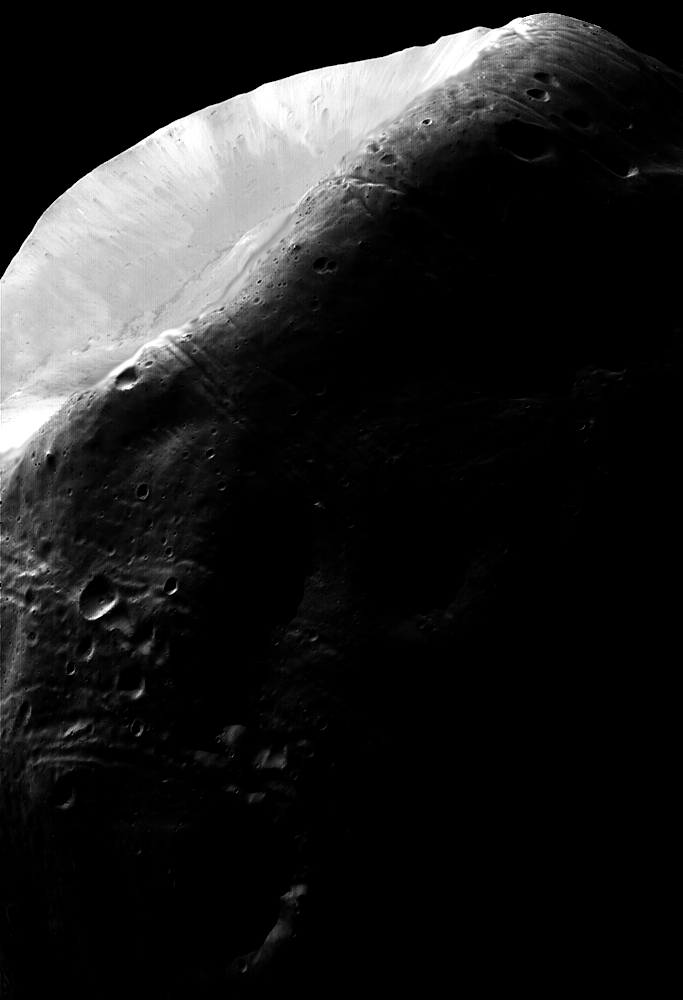
%> input picture DIPUM2E_International_Original_Book_Images/DIPUM2E_International_Original_Book_Images/DIPUM2E_International_Ed_CH02_Images/Fig0210(a).tif, 683 x 1000 px
$ octave e2_6.m   (GNU Octave 9; MATLAB toolbox functions it lacks are replaced by stand-ins)
%> lines starting %> are read from the running program, lines starting %| are printed output that depends on the picture
### dipum_toolbox_2.0.1/twomodegauss.m
function p = twomodegauss(m1, sig1, m2, sig2, A1, A2, k)
%TWOMODEGAUSS Generates a two-mode Gaussian function.
%   P = TWOMODEGAUSS(M1, SIG1, M2, SIG2, A1, A2, K) generates a
%   two-mode, Gaussian-like function in the interval [0, 1]. P is a
%   256-element vector normalized so that SUM(P) = 1. The mean and
%   standard deviation of the modes are (M1, SIG1) and (M2, SIG2),
%   respectively. A1 and A2 are the amplitude values of the two
%   modes. Since the output is normalized, only the relative values
%   of A1 and A2 are important. K is an offset value that raises the
%   "floor" of the function. A good set of values to try is M1 =
%   0.15, SIG1 = 0.05, M2 = 0.75, SIG2 = 0.05, A1 = 1, A2 = 0.07,
%   and K = 0.002.

%   Copyright 2002-2009 R. C. Gonzalez, R. E. Woods, and S. L. Eddins
%   From the book Digital Image Processing Using MATLAB, 2nd ed.,
%   Gatesmark Publishing, 2009.
%
%   Book web site: http://www.imageprocessingplace.com
%   Publisher web site: http://www.gatesmark.com/DIPUM2e.htm

c1 = A1 * (1 / ((2 * pi) ^ 0.5) * sig1);
k1 = 2 * (sig1 ^ 2);
c2 = A2 * (1 / ((2 * pi) ^ 0.5) * sig2);
k2 = 2 * (sig2 ^ 2);
z  = linspace(0, 1, 256);

p = k + c1 * exp(-((z - m1) .^ 2) ./ k1) + ...
    c2 * exp(-((z - m2) .^ 2) ./ k2);
p = p ./ sum(p(:));

### example/e2_6.m
clc,clear,close all;
f = imread('Fig0210(a).tif');
%> f is the input picture: size 1000x683 uint8; min 0, max 255, mean 31.7
f1 = histeq(f,256);
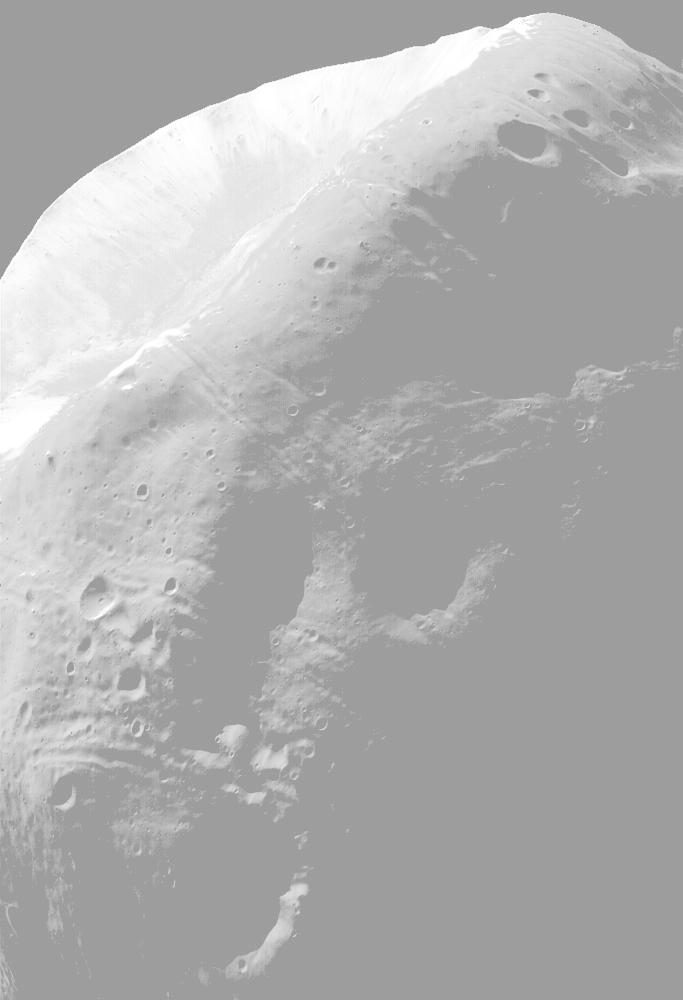
%> f1: size 1000x683 uint8; min 157, max 255, mean 176.1
figure
subplot(221),imshow(f,[]);
subplot(222),imhist(f),ylim('auto');
subplot(223),imshow(f1,[]);
subplot(224),imhist(f1),ylim('auto');
%> after `ylim('auto')`:
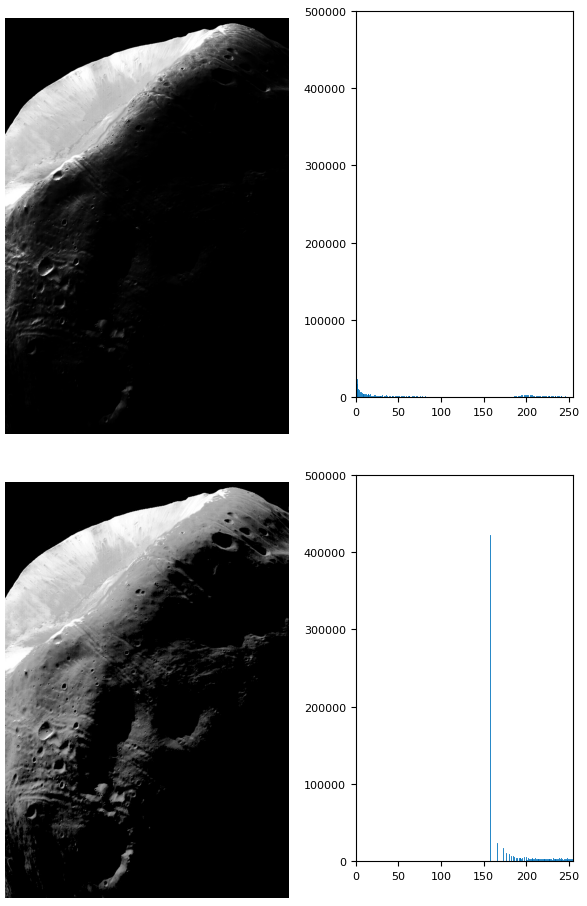
%> figure redrawn from the program's plot data, 4 panels
p = twomodegauss(0.15,0.05,0.75,0.05,1,0.07,0.002);
figure
subplot(221),plot(p),xlim([0 255]);
g = histeq(f, p);
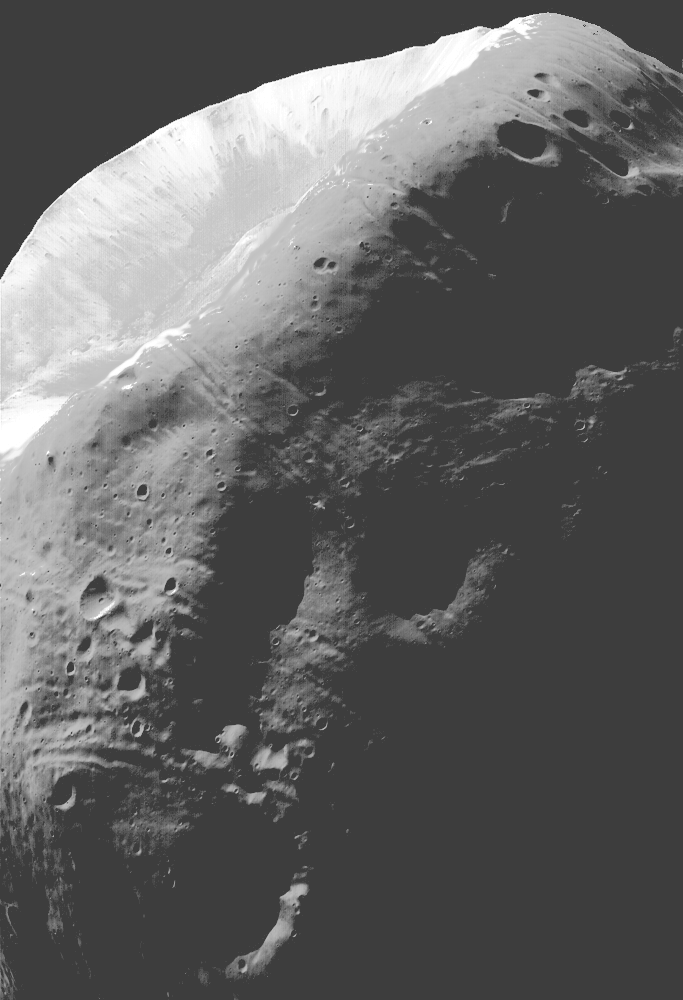
%> g: size 1000x683 uint8; min 61, max 255, mean 98.2
subplot(222),imshow(g);
subplot(223),imhist(g),ylim('auto');
%> after `ylim('auto')`:
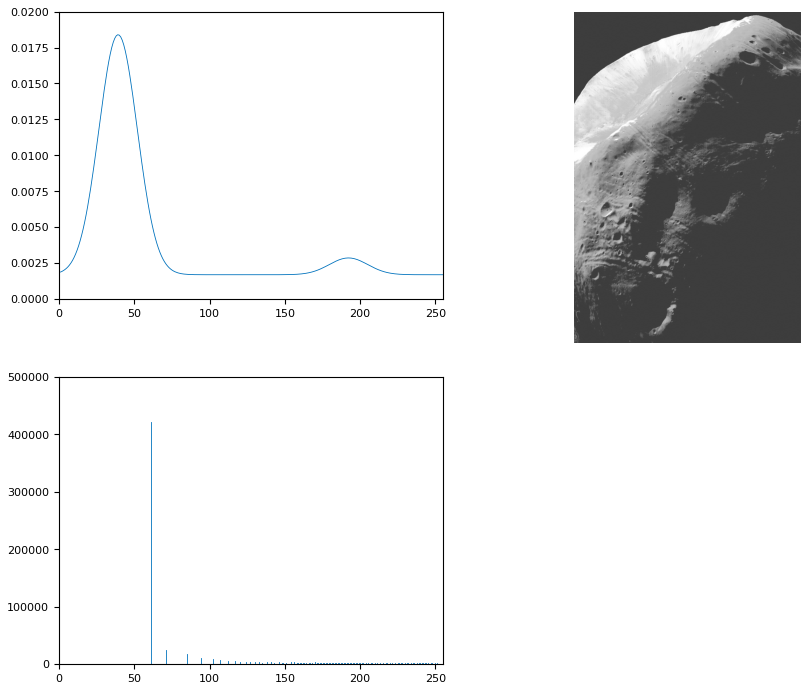
%> figure redrawn from the program's plot data, 3 panels

$ run again, with DIPUM2E_International_Original_Book_Images/DIPUM2E_International_Original_Book_Images/DIPUM2E_International_Ed_CH02_Images/Fig0203(a).tif copied over DIPUM2E_International_Original_Book_Images/DIPUM2E_International_Original_Book_Images/DIPUM2E_International_Ed_CH02_Images/Fig0210(a).tif
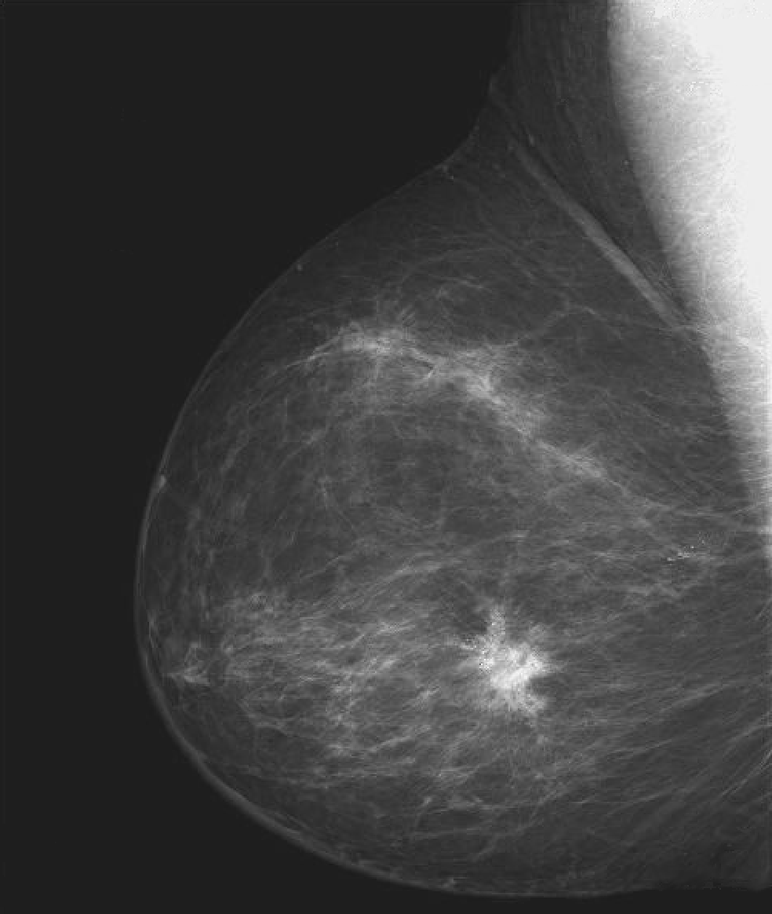
%> input picture DIPUM2E_International_Original_Book_Images/DIPUM2E_International_Original_Book_Images/DIPUM2E_International_Ed_CH02_Images/Fig0203(a).tif, 772 x 914 px, shrunk from 984 x 1164 before the run
%> f is the input picture: size 914x772 uint8; min 18, max 255, mean 66.6
%> `ylim('auto')`:
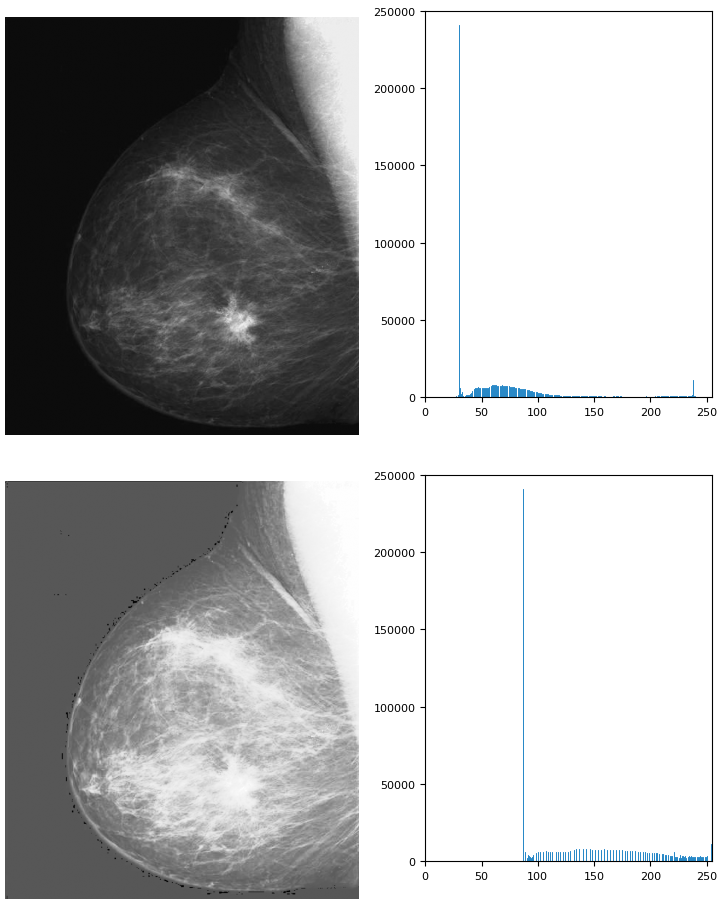
%> figure redrawn from the program's plot data, 4 panels
%> `ylim('auto')`:
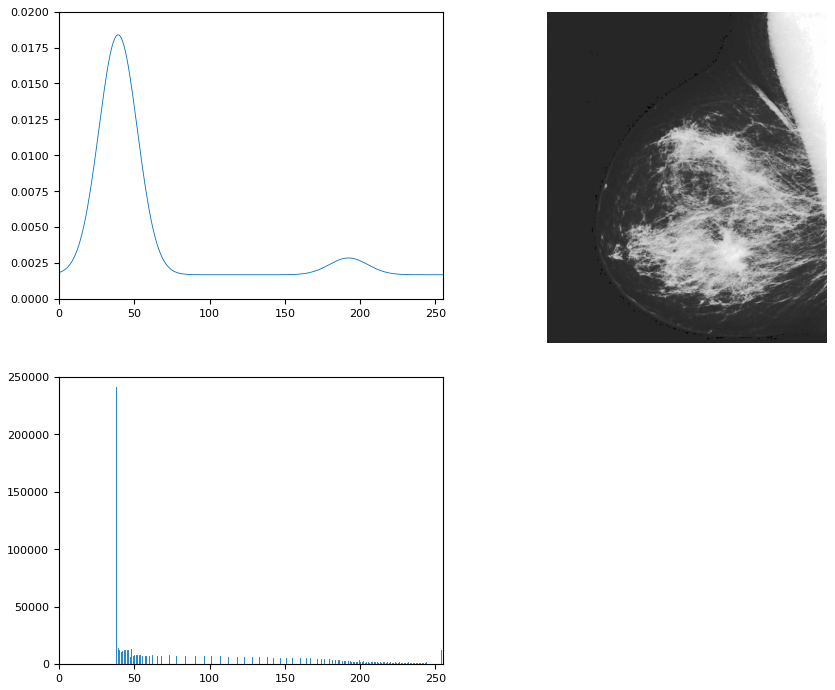
%> figure redrawn from the program's plot data, 3 panels

$ run again, with DIPUM2E_International_Original_Book_Images/DIPUM2E_International_Original_Book_Images/DIPUM2E_International_Ed_CH02_Images/Fig0205(a).tif copied over DIPUM2E_International_Original_Book_Images/DIPUM2E_International_Original_Book_Images/DIPUM2E_International_Ed_CH02_Images/Fig0210(a).tif
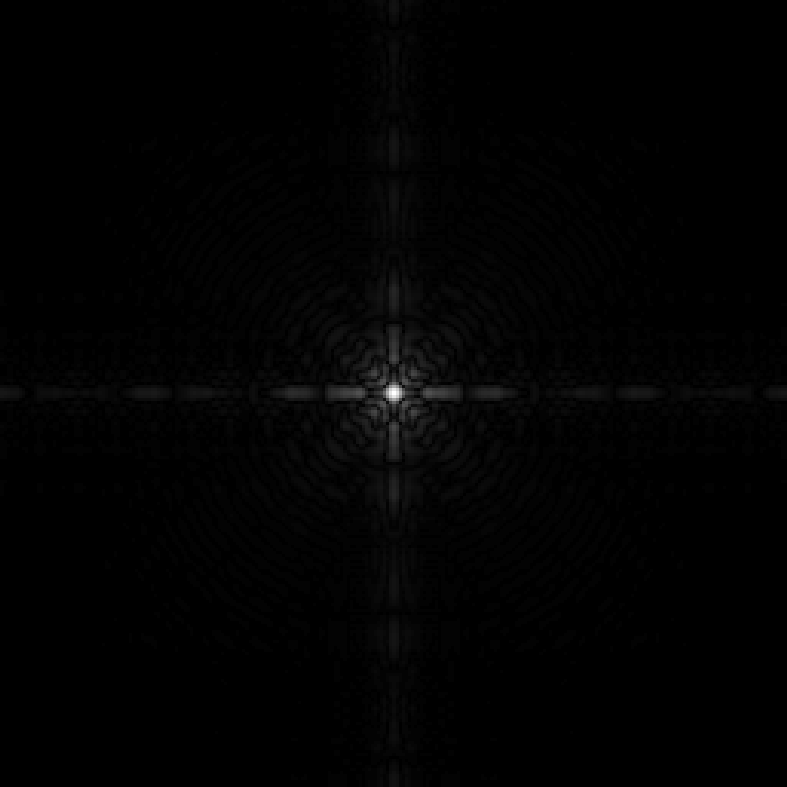
%> input picture DIPUM2E_International_Original_Book_Images/DIPUM2E_International_Original_Book_Images/DIPUM2E_International_Ed_CH02_Images/Fig0205(a).tif, 787 x 787 px
%> f is the input picture: size 787x787 uint8; min 0, max 255, mean 2.1
%> `g = histeq(f, p);`:
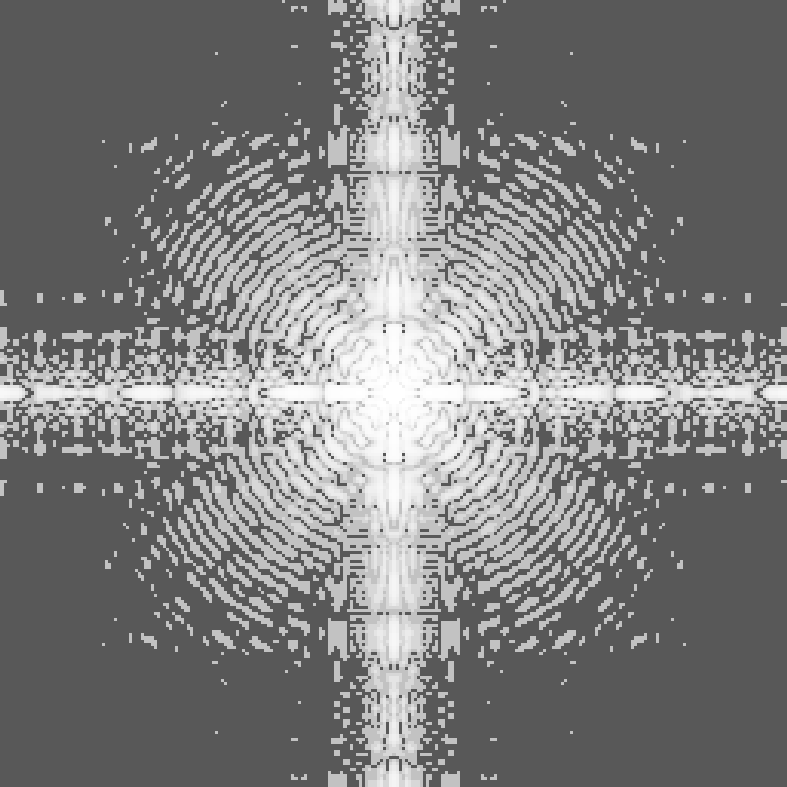
%> g: size 787x787 uint8; min 88, max 255, mean 125.7
%> `ylim('auto')`:
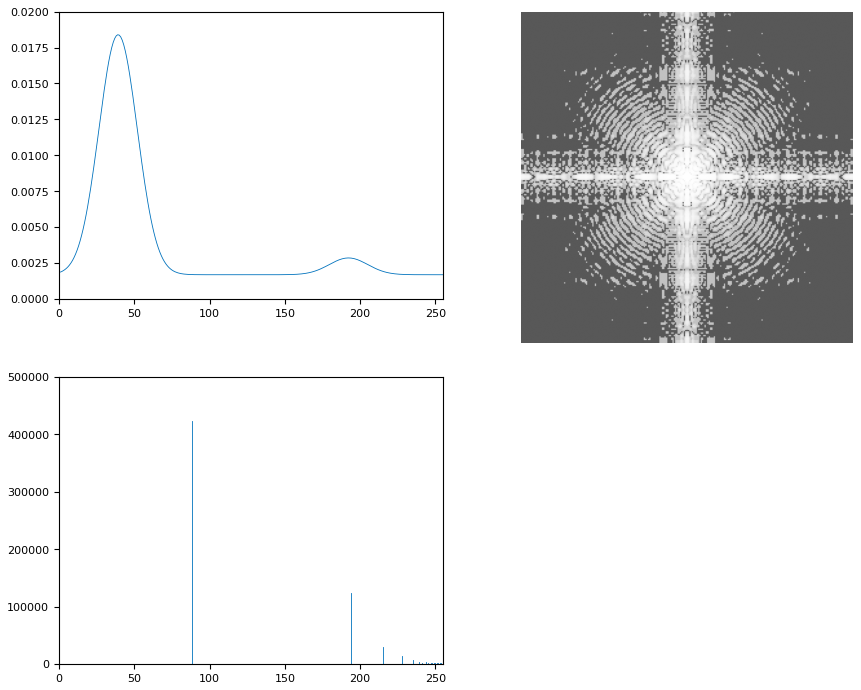
%> figure redrawn from the program's plot data, 3 panels

$ run again, with DIPUM2E_International_Original_Book_Images/DIPUM2E_International_Original_Book_Images/DIPUM2E_International_Ed_CH02_Images/Fig0206(a).tif copied over DIPUM2E_International_Original_Book_Images/DIPUM2E_International_Original_Book_Images/DIPUM2E_International_Ed_CH02_Images/Fig0210(a).tif
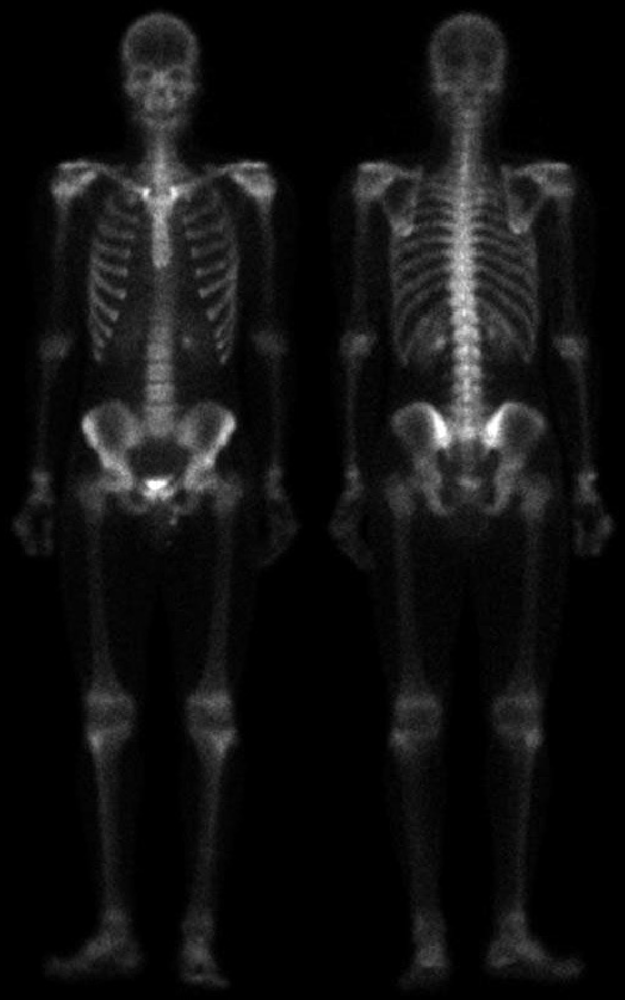
%> input picture DIPUM2E_International_Original_Book_Images/DIPUM2E_International_Original_Book_Images/DIPUM2E_International_Ed_CH02_Images/Fig0206(a).tif, 625 x 1000 px, shrunk from 1026 x 1641 before the run
%> f is the input picture: size 1000x625 uint8; min 0, max 255, mean 17.1
%> `g = histeq(f, p);`:
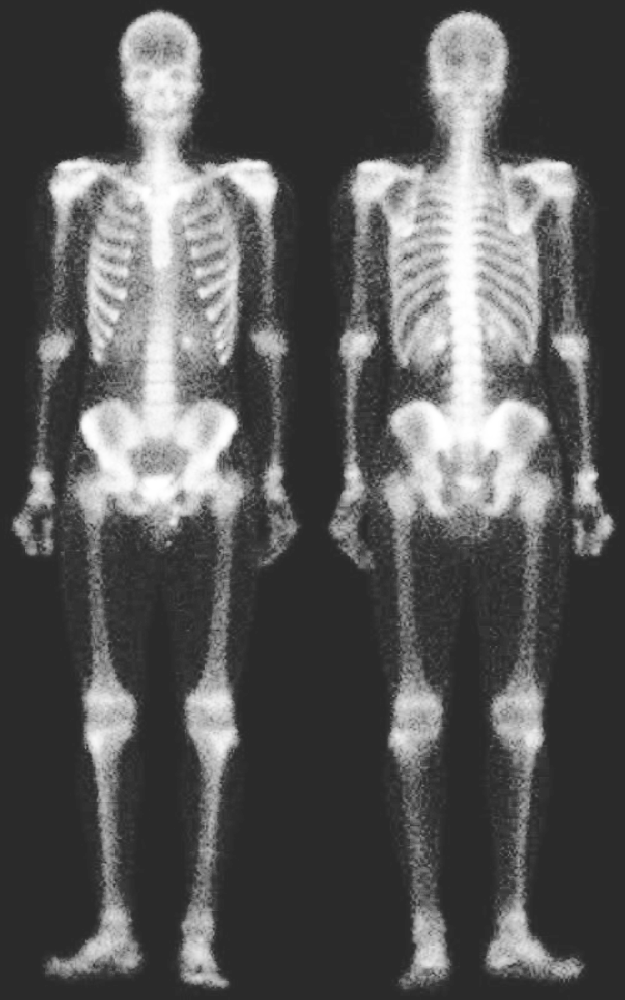
%> g: size 1000x625 uint8; min 42, max 255, mean 88.1
%> `ylim('auto')`:
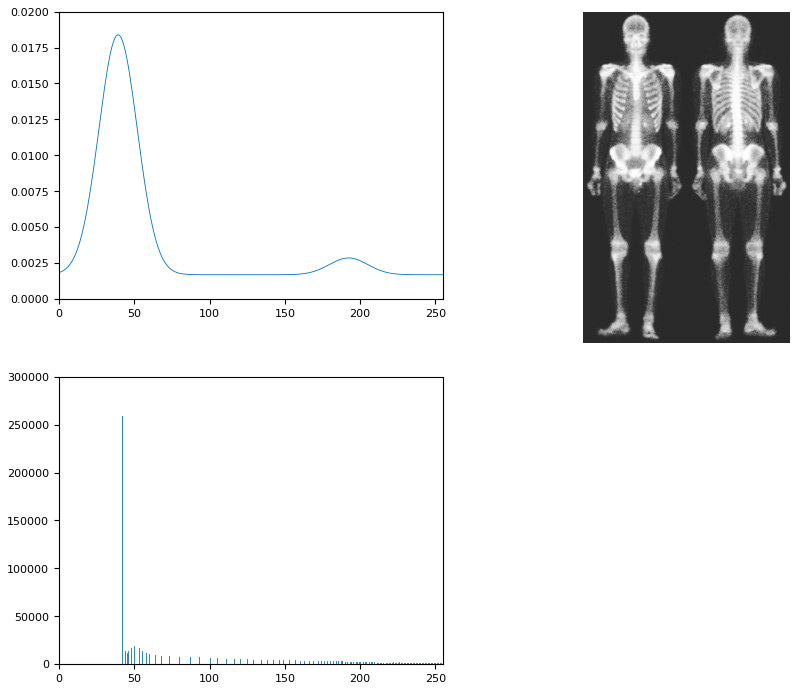
%> figure redrawn from the program's plot data, 3 panels
